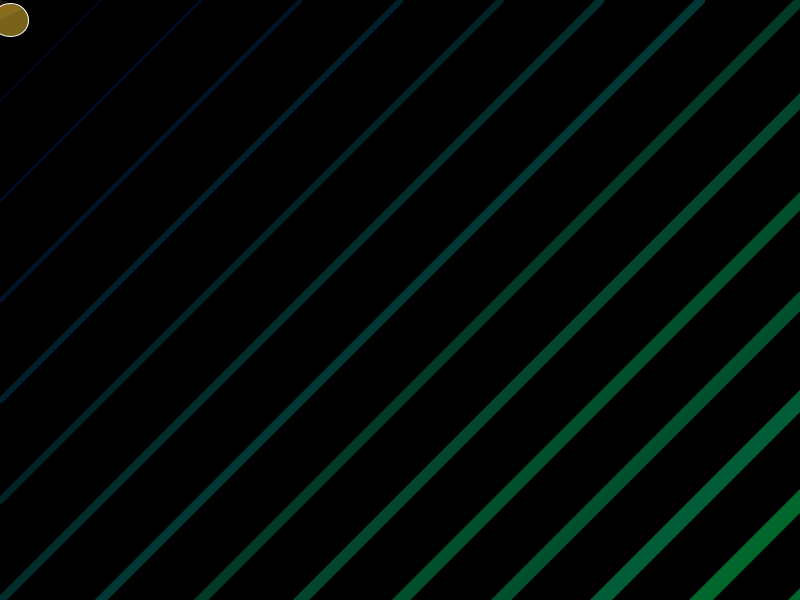
Frame 1 (no input)
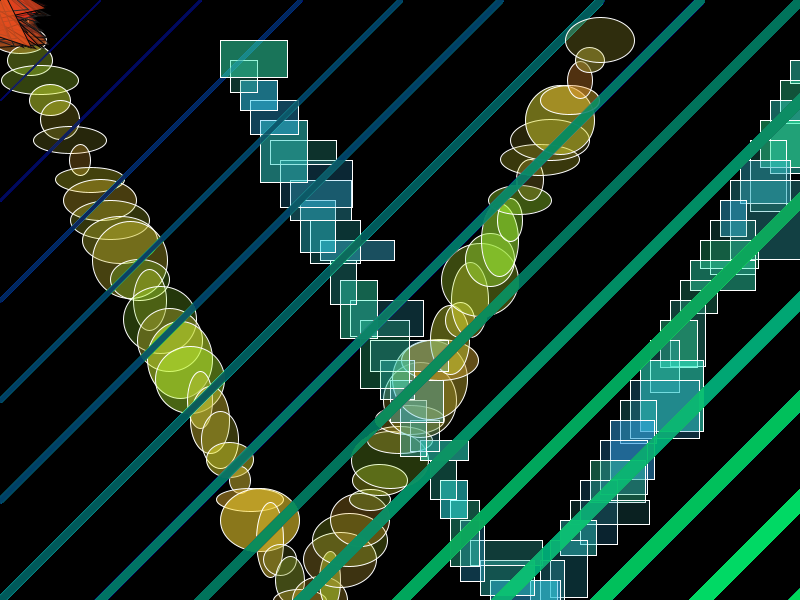
Frame 60 (the mouse pressed at the canvas centre just before this capture)
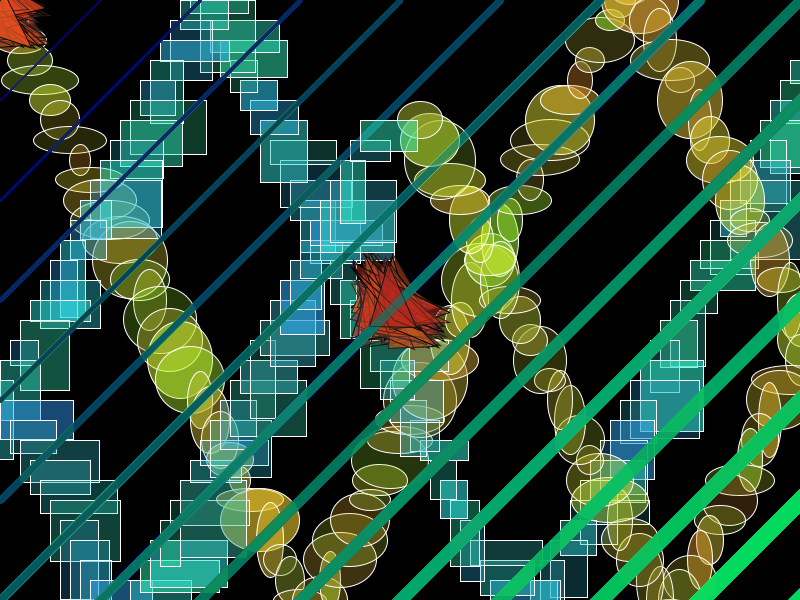
Frame 120 (the mouse held since frame 60 and released just before this capture)

The Processing sketch that drew these frames (run headless with seeded random() and noise(); from frame 60 on, the mouse is pressed at the canvas centre):

// Processing sketch: processing_33351
// ── processing_33351.pde

// mouse drawing
// background is on the back not being render while mouse move
//void setup (){
//  size(500,500);
//  background(255,217,0);
//  noStroke();
//
//}
//void draw(){
//  rect(mouseX,mouseY,10,10);
//}

float circlex=0;
float circley=0;
float vely = 20;
float velx = 10;
float circlex2=800;
float circley2=0;
float vely2 = 20;
float velx2 = 10;

//mouse interaction
//background are being drawn as the rect move
void setup (){
  background(0);
  size(800,600);
  frameRate(80);
  smooth();
  //noStroke();

}
void draw(){
  stroke(random(0,50));
  strokeWeight(1);
  fill(random(150,255),random(30,100),30,random(0,200));
  triangle(mouseX-random(5,50),mouseY-random(5,50),mouseX-random(5,50),mouseY+random(5,50),mouseX+random(5,50),mouseY+random(5,50));
 
  for (int i = 0; i < 15; i = i+1) {
    for (int j = 0; j < 15; j = j+1) {
     line(0,i*100,i*100,0);
    //ellipse(i*150,j*150,i*5,i*5);
    strokeWeight(i*1.3);
    stroke(5,i*17,random(50,150),10);
    //fill(i*25,random(50,150),5);
    }
  }
    
  //noStroke();
  
  stroke(255);
  strokeWeight(1);
  fill(random(150,255),random(150,255),50,random(50,140));
  strokeWeight(1);
  circlex+=velx;
  circley+=vely; // the same as circley=circley+vel
  ellipse(circlex,circley,random(20,80),random(20,80));
  if((circlex<0)||(circlex>width)){
    velx=velx*-1;
  }
  if((circley<0)||(circley>height)){
    vely=vely*-1;
  }
  
    fill(50,random(150,255),random(150,255),random(50,140));

  circlex2+=velx2;
  circley2+=vely2; // the same as circley=circley+vel
  rect(circlex2,circley2,random(20,80),random(20,80));
  if((circlex2<0)||(circlex2>width)){
    velx2=velx2*-1;
  }
  if((circley2<0)||(circley2>height)){
    vely2=vely2*-1;
  }
  
  
 
}
